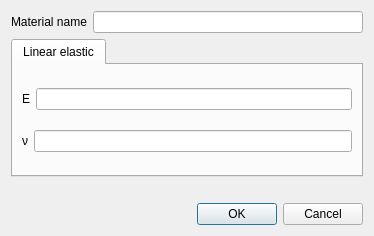
<?xml version="1.0" encoding="UTF-8"?>
<ui version="4.0">
 <class>NewMaterialDialog</class>
 <widget class="QDialog" name="NewMaterialDialog">
  <property name="geometry">
   <rect>
    <x>0</x>
    <y>0</y>
    <width>374</width>
    <height>236</height>
   </rect>
  </property>
  <property name="windowTitle">
   <string>New material</string>
  </property>
  <layout class="QVBoxLayout" name="verticalLayout">
   <item>
    <layout class="QHBoxLayout" name="horizontalLayoutMaterialName">
     <item>
      <widget class="QLabel" name="labelMaterialName">
       <property name="text">
        <string>Material name</string>
       </property>
       <property name="buddy">
        <cstring>lineEditMaterialName</cstring>
       </property>
      </widget>
     </item>
     <item>
      <widget class="QLineEdit" name="lineEditMaterialName"/>
     </item>
    </layout>
   </item>
   <item>
    <widget class="QTabWidget" name="tabWidgetLinearElastic">
     <property name="enabled">
      <bool>true</bool>
     </property>
     <property name="currentIndex">
      <number>0</number>
     </property>
     <widget class="QWidget" name="tabLinearElastic">
      <attribute name="title">
       <string>Linear elastic</string>
      </attribute>
      <layout class="QVBoxLayout" name="verticalLayout_2">
       <item>
        <layout class="QHBoxLayout" name="horizontalLayoutYoung">
         <item>
          <widget class="QLabel" name="labelYoung">
           <property name="text">
            <string>E</string>
           </property>
           <property name="buddy">
            <cstring>lineEditYoung</cstring>
           </property>
          </widget>
         </item>
         <item>
          <widget class="QLineEdit" name="lineEditYoung"/>
         </item>
        </layout>
       </item>
       <item>
        <layout class="QHBoxLayout" name="horizontalLayoutPoisson">
         <item>
          <widget class="QLabel" name="labelPoisson">
           <property name="text">
            <string>ν</string>
           </property>
           <property name="buddy">
            <cstring>lineEditPoisson</cstring>
           </property>
          </widget>
         </item>
         <item>
          <widget class="QLineEdit" name="lineEditPoisson"/>
         </item>
        </layout>
       </item>
      </layout>
     </widget>
    </widget>
   </item>
   <item>
    <widget class="QLabel" name="labelStatus">
     <property name="text">
      <string/>
     </property>
    </widget>
   </item>
   <item>
    <widget class="QDialogButtonBox" name="buttonBox">
     <property name="orientation">
      <enum>Qt::Horizontal</enum>
     </property>
     <property name="standardButtons">
      <set>QDialogButtonBox::Cancel|QDialogButtonBox::Ok</set>
     </property>
    </widget>
   </item>
  </layout>
 </widget>
 <tabstops>
  <tabstop>lineEditMaterialName</tabstop>
  <tabstop>lineEditYoung</tabstop>
  <tabstop>lineEditPoisson</tabstop>
  <tabstop>tabWidgetLinearElastic</tabstop>
  <tabstop>buttonBox</tabstop>
 </tabstops>
 <resources/>
 <connections>
  <connection>
   <sender>buttonBox</sender>
   <signal>accepted()</signal>
   <receiver>NewMaterialDialog</receiver>
   <slot>accept()</slot>
   <hints>
    <hint type="sourcelabel">
     <x>248</x>
     <y>254</y>
    </hint>
    <hint type="destinationlabel">
     <x>157</x>
     <y>274</y>
    </hint>
   </hints>
  </connection>
  <connection>
   <sender>buttonBox</sender>
   <signal>rejected()</signal>
   <receiver>NewMaterialDialog</receiver>
   <slot>reject()</slot>
   <hints>
    <hint type="sourcelabel">
     <x>316</x>
     <y>260</y>
    </hint>
    <hint type="destinationlabel">
     <x>286</x>
     <y>274</y>
    </hint>
   </hints>
  </connection>
 </connections>
</ui>
